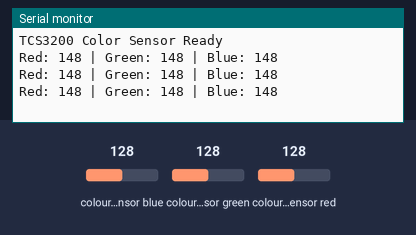
This sketch was run on a simulated Arduino Uno, built with avr-gcc and run on an emulated ATmega328P. On the bench: the last lines printed to the serial monitor. Inputs (shaded band) come from the test bench; at power-on: colour sensor blue 128, colour sensor green 128, colour sensor red 128.

Above: at 1.8 s.
1.9 s: colour sensor blue set to 5
At 2.4 s:
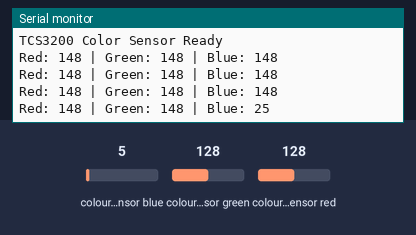
3.4 s: colour sensor green set to 5
At 4.0 s:
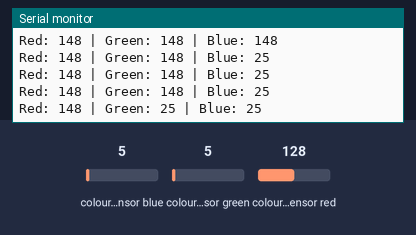
4.9 s: colour sensor red set to 5
At 5.4 s:
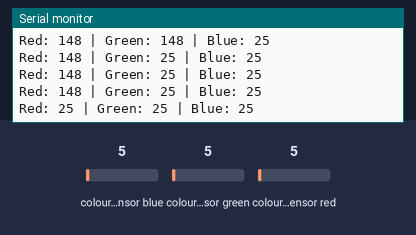

The sketch:

arduino.ino
```cpp
// use tcs3200 lib by Panjkrc
#include <tcs3200.h>

#define S0 2
#define S1 3
#define S2 4
#define S3 5
#define OUT 6

tcs3200 tcs(S0, S1, S2, S3, OUT);

void setup() {
  Serial.begin(9600);
  Serial.println("TCS3200 Color Sensor Ready");
}

void loop() {
  delay(500);

  // Read frequency for each color using character parameters
  int red = tcs.colorRead('r');     // Use 'r' instead of TCS3200_RED
  int green = tcs.colorRead('g');   // Use 'g' instead of TCS3200_GREEN
  int blue = tcs.colorRead('b');    // Use 'b' instead of TCS3200_BLUE

  Serial.print("Red: ");
  Serial.print(red);
  Serial.print(" | Green: ");
  Serial.print(green);
  Serial.print(" | Blue: ");
  Serial.println(blue);
}
```

Measured:
- after the input at 1.9 s, the serial monitor: prints a new line after 0.13 s (image 1)
- after the input at 3.4 s, the serial monitor: prints a new line after 0.15 s (image 2)
- after the input at 4.9 s, the serial monitor: prints a new line after 0.17 s (image 3)
